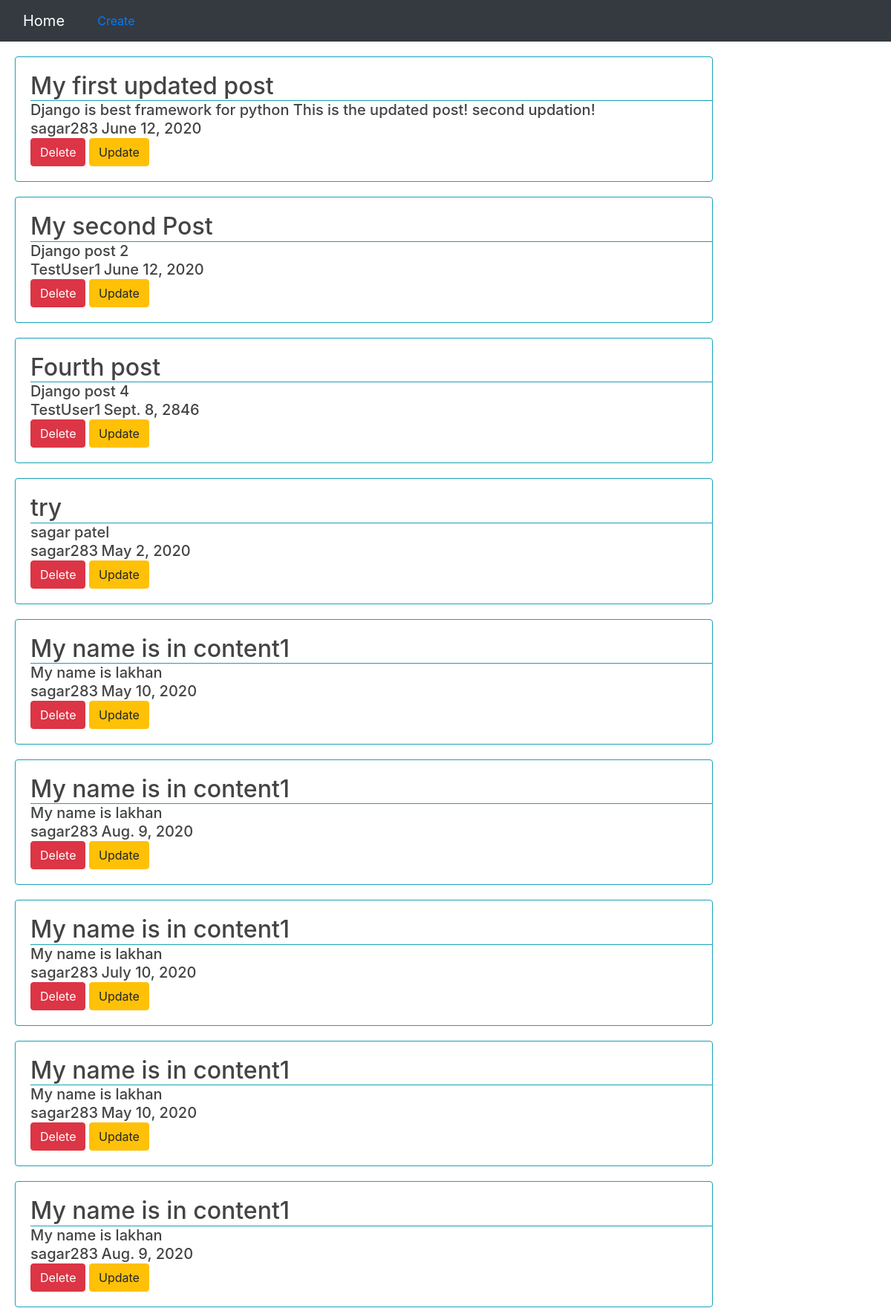
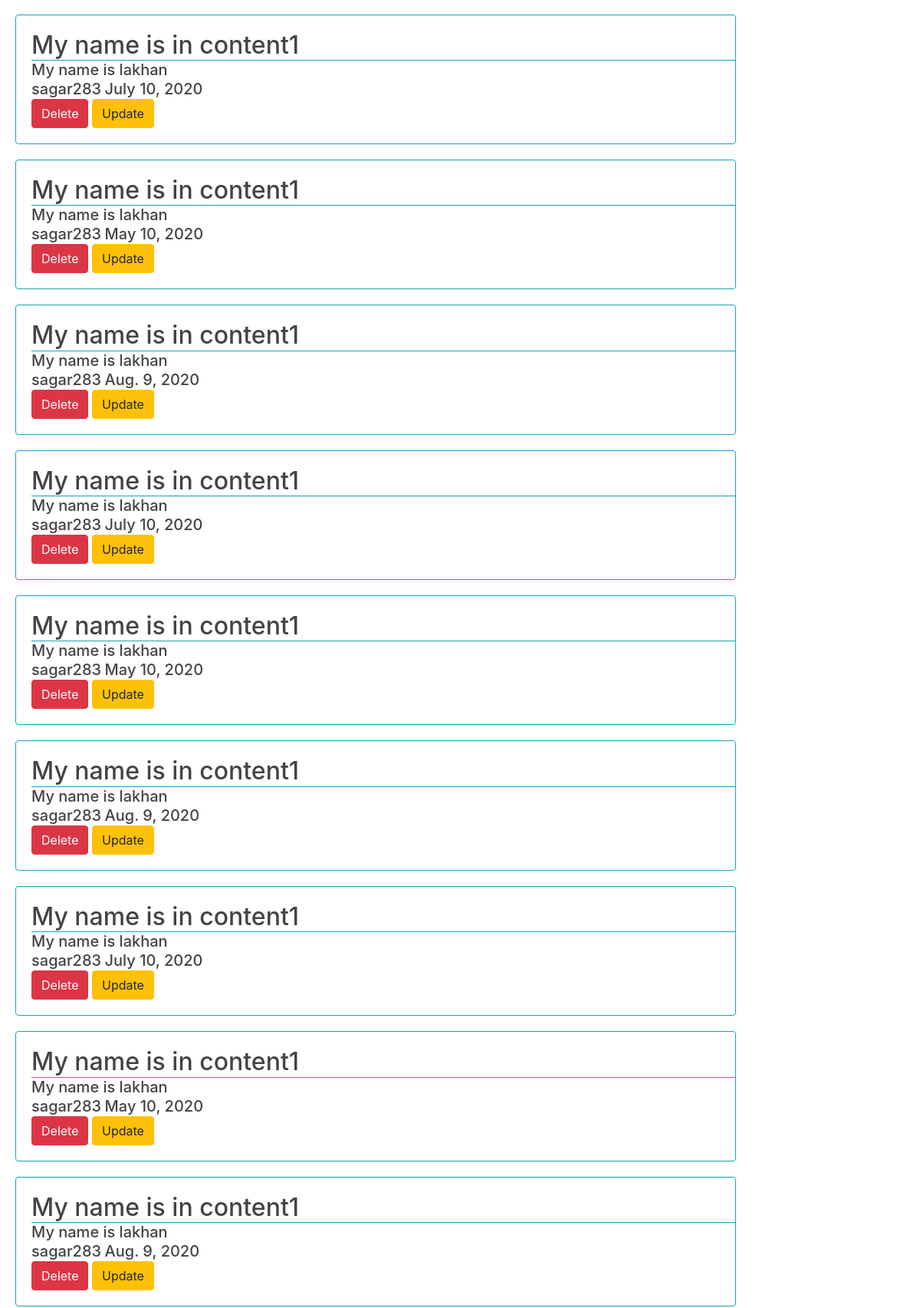
The page / (upper part) on the database its author committed (2 pictures, top to bottom).
### blogposts/models.py (models this page shows, shortened)
class Post(models.Model):
	title = models.CharField(max_length=50)
	content = models.TextField(max_length=200)
	author = models.ForeignKey(User, on_delete=models.CASCADE)
	date_posted = models.DateField()

### blogposts/views.py (the view)
# urls.py: path('', views.PostListView.as_view(), name='home'),
class PostListView(ListView):
	model = Post
	context_object_name = 'posts'

### blogposts/templates/blogposts/post_list.html
{% extends 'blogposts/base.html' %}
{% load bootstrap4 %}
{% block content %}
{%for post in posts%}
	<div class="border border-info rounded" style="margin:20px 20% 20px 20px; padding:20px 0px 20px 20px;" >
		<div class="border-bottom border-info"><h2>{{post.title}}</h2></div>
		<div><h5>{{post.content}}</h5></div>
		<div>
			<h5>{{post.author}}</h5>
			<h5>{{post.date_posted}}</h5>
		</div>
		<a class="btn btn-danger" href="{% url 'delete' post.pk %}" role="button">Delete</a>
		<a class="btn btn-warning" href="{% url 'update' post.pk %}" role="button">Update</a>
	</div>
{%endfor%}
{% endblock content %}

### blogposts/templates/blogposts/base.html (shortened to what this page needs)
<!DOCTYPE html>
<html lang="en">
<head>
	{% load static %}
	<link rel="stylesheet" type="text/css" href="{% static 'blogposts/main.css'%}">
	<link rel="stylesheet" href="https://stackpath.bootstrapcdn.com/bootstrap/4.5.0/css/bootstrap.min.css">
</head>
<header>
	<nav class="navbar navbar-expand-sm navbar-dark bg-dark ">
		<div class="container-fluid">
			<div class="row">
				<a class="navbar-brand col-sm" href="{%url 'home'%}">Home</a>
				<a class="navbar col-sm" href="{%url 'create'%}">Create</a>
			</div>
		</div>
	</nav>
</header>
<body>
	{% block content %}{% endblock content %}
</body>
</html>

### blogposts/static/blogposts/main.css (style rules this page uses)
body { background: #F0F8FF; color: #fcf805; margin-top: 5rem; }
h1, h2, h3, h4, h5, h6 { display: inline; color: #444444; }

### rows shown on the page
Post: title "My first updated post", content "Django is best framework for python This is the updated post! second updation!", author "sagar283", date_posted "June 12, 2020"
Post: title "My second Post", content "Django post 2", author "TestUser1", date_posted "June 12, 2020"
Post: title "Fourth post", content "Django post 4", author "TestUser1", date_posted "Sept. 8, 2846"
Post: title "try", content "sagar patel", author "sagar283", date_posted "May 2, 2020"
Post: title "My name is in content1", content "My name is lakhan", author "sagar283", date_posted "May 10, 2020"
Post: title "My name is in content1", content "My name is lakhan", author "sagar283", date_posted "Aug. 9, 2020"
Post: title "My name is in content1", content "My name is lakhan", author "sagar283", date_posted "July 10, 2020"
Post: title "My name is in content1", content "My name is lakhan", author "sagar283", date_posted "May 10, 2020"
Post: title "My name is in content1", content "My name is lakhan", author "sagar283", date_posted "Aug. 9, 2020"
Post: title "My name is in content1", content "My name is lakhan", author "sagar283", date_posted "July 10, 2020"
Post: title "My name is in content1", content "My name is lakhan", author "sagar283", date_posted "May 10, 2020"
Post: title "My name is in content1", content "My name is lakhan", author "sagar283", date_posted "Aug. 9, 2020"
Post: title "My name is in content1", content "My name is lakhan", author "sagar283", date_posted "July 10, 2020"
Post: title "My name is in content1", content "My name is lakhan", author "sagar283", date_posted "May 10, 2020"
Post: title "My name is in content1", content "My name is lakhan", author "sagar283", date_posted "Aug. 9, 2020"
Post: title "My name is in content1", content "My name is lakhan", author "sagar283", date_posted "July 10, 2020"
Post: title "My name is in content1", content "My name is lakhan", author "sagar283", date_posted "May 10, 2020"
Post: title "My name is in content1", content "My name is lakhan", author "sagar283", date_posted "Aug. 9, 2020"
